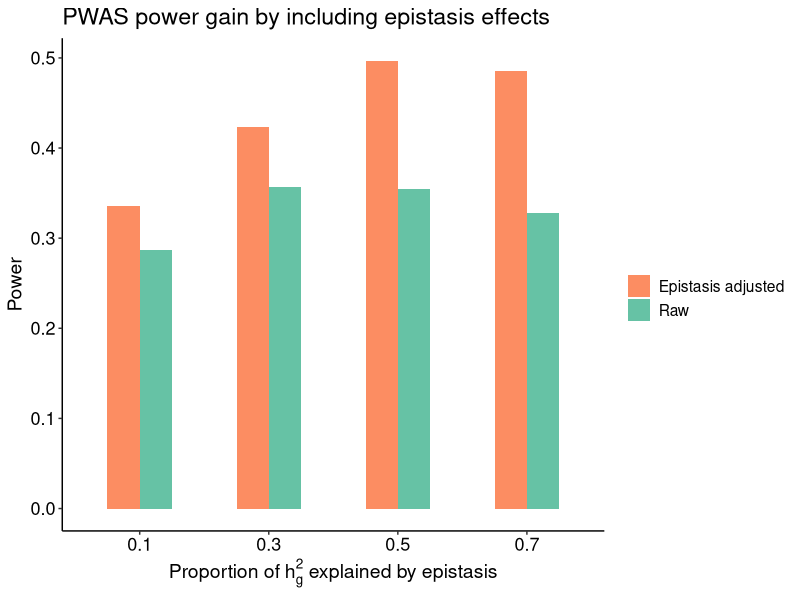

Generate this figure with R:
setwd('/project/xuanyao/jinghui')
library(ggplot2)
library(RColorBrewer)

###### when the true effect size of target is not zero
nsim = 1000
N = 20000 # number of individuals
h2_reg = 0.2 # regulator h2

res_coef = 4 # residual var is 4 times genetic var
train_set = 1:5000
test_set = 5001:10000
pwas_set = 10001:20000

h2_target_cis = 0.1 # target cis var is 0.1 of the total genetic var
h2_target_trans_all = c(0.8, 0.6, 0.4, 0.2) # target trans var is 0.8 of the total genetic var
h2_target_inter_all = c(0.1, 0.3, 0.5, 0.7) # target interaction var is 0.1 of the total genetic var

power_raw = c()
power_epi_adj = c()

for (n in 1:4) {
  h2_target_trans = h2_target_trans_all[n]
  h2_target_inter = h2_target_inter_all[n]
  
  pwas_coef_raw = c()
  pwas_p_raw = c()
  pwas_coef_wo_reg_center = c()
  pwas_p_wo_reg_center = c()
  
  for (i in 1:nsim) {
    reg_snp1 = rbinom(N, 2, 0.2) # regulator cis SNP1
    reg_snp2 = rbinom(N, 2, 0.2) # regulator cis SNP2
    reg_snp3 = rbinom(N, 2, 0.2) # regulator cis SNP3
    
    target_snp1 = rbinom(N, 2, 0.2) # target cis SNP1
    target_snp2 = rbinom(N, 2, 0.2) # target cis SNP2
    target_snp3 = rbinom(N, 2, 0.2) # target cis SNP3
    
    beta_reg = rnorm(3)
    reg_cis = reg_snp1*beta_reg[1] + reg_snp2*beta_reg[2] + reg_snp3*beta_reg[3]
    var_reg_e = (1 - h2_reg)/h2_reg * var(reg_cis)
    reg = reg_cis + rnorm(N, 0, sqrt(var_reg_e))
    
    beta_target = rnorm(3)
    target_cis = target_snp1*beta_target[1] + target_snp2*beta_target[2] +
      target_snp3*beta_target[3]
    
    target_cis_var = var(target_cis)
    add_eff = sqrt(target_cis_var * (h2_target_trans/h2_target_cis) / var(reg))  # regulator effect on target
    inter_eff = sqrt(target_cis_var * (h2_target_inter/h2_target_cis) / var(reg * target_cis)) # interaction effect
    var_target_e = res_coef * var(target_cis + add_eff * reg + inter_eff * reg * target_cis)
    target = target_cis + add_eff * reg +
      inter_eff * reg * target_cis + rnorm(N, 0, sqrt(var_target_e)) # target expression
    ## normalize expression
    reg = (reg - mean(reg))/sd(reg)
    target = (target - mean(target))/sd(target)
    
    trait_eff = 5 # regulator effect on the phenotype. In real data, slope of ALP on ABO expression is -5
    target_eff = 2 # target effect on the phenotype.
    Y = trait_eff * reg + target_eff * target + rnorm(N,0,20) # Y is the phenotype. In real data, the regression residual var is 26
    Y_center = Y - mean(Y)
    
    ## training testing split
    reg_train = reg[train_set]
    reg_snp1_train = reg_snp1[train_set]
    reg_snp2_train = reg_snp2[train_set]
    reg_snp3_train = reg_snp3[train_set]
    
    reg_snp1_test = reg_snp1[test_set]
    reg_snp2_test = reg_snp2[test_set]
    reg_snp3_test = reg_snp3[test_set]
    
    reg_snp1_pwas = reg_snp1[pwas_set]
    reg_snp2_pwas = reg_snp2[pwas_set]
    reg_snp3_pwas = reg_snp3[pwas_set]
    
    target_train = target[train_set]
    target_snp1_train = target_snp1[train_set]
    target_snp2_train = target_snp2[train_set]
    target_snp3_train = target_snp3[train_set]
    
    target_test = target[test_set]
    target_snp1_test = target_snp1[test_set]
    target_snp2_test = target_snp2[test_set]
    target_snp3_test = target_snp3[test_set]
    
    target_snp1_pwas = target_snp1[pwas_set]
    target_snp2_pwas = target_snp2[pwas_set]
    target_snp3_pwas = target_snp3[pwas_set]
    
    ## predicting cis-regulatory component
    fit_reg = lm(reg_train ~ reg_snp1_train + reg_snp2_train + reg_snp3_train)
    reg_coef = summary(fit_reg)$coefficients
    
    reg_hat = reg_coef[1,1] + reg_coef[2,1] * reg_snp1_test + reg_coef[3,1] * reg_snp2_test +
      reg_coef[4,1] * reg_snp3_test
    reg_hat_center = reg_hat - mean(reg_hat)
    
    reg_hat_pwas = reg_coef[1,1] + reg_coef[2,1] * reg_snp1_pwas + reg_coef[3,1] * reg_snp2_pwas +
      reg_coef[4,1] * reg_snp3_pwas
    reg_hat_pwas_center = reg_hat_pwas - mean(reg_hat_pwas)
    
    fit_target = lm(target_train ~ target_snp1_train + target_snp2_train + target_snp3_train)
    target_coef = summary(fit_target)$coefficients
    
    target_hat = target_coef[1,1] + target_coef[2,1] * target_snp1_test + target_coef[3,1] * target_snp2_test +
      target_coef[4,1] * target_snp3_test
    target_hat_center = target_hat - mean(target_hat)
    
    target_hat_pwas = target_coef[1,1] + target_coef[2,1] * target_snp1_pwas + target_coef[3,1] * target_snp2_pwas +
      target_coef[4,1] * target_snp3_pwas
    target_hat_pwas_center = target_hat_pwas - mean(target_hat_pwas)
    
    ## predicting target by incorporating epistasis
    fit_target_epi = lm(target_test ~ target_hat * reg_hat)
    fit_target_epi_center = lm(target_test ~ target_hat_center * reg_hat_center)
    target_epi_coef = summary(fit_target_epi)$coefficients
    target_epi_center_coef = summary(fit_target_epi_center)$coefficients
    # without regulator additive part
    target_pwas1_center = target_epi_center_coef[1,1] + target_epi_center_coef[2,1] * target_hat_pwas_center +
      target_epi_center_coef[4,1] * target_hat_pwas_center * reg_hat_pwas_center
    
    ## PWAS of two models
    Y_pwas = Y[pwas_set]
    
    pwas0 = lm(Y_pwas ~ target_hat_pwas)
    pwas1_center = lm(Y_pwas ~ target_pwas1_center)
    
    pwas_coef_raw[i] = summary(pwas0)$coefficients[2,1]
    pwas_p_raw[i] = summary(pwas0)$coefficients[2,4]
    
    pwas_coef_wo_reg_center[i] = summary(pwas1_center)$coefficients[2,1]
    pwas_p_wo_reg_center[i] = summary(pwas1_center)$coefficients[2,4]
  }
  power_raw[n] = sum(pwas_p_raw < 0.05)
  power_epi_adj[n] = sum(pwas_p_wo_reg_center < 0.05)
}


power_plt = data.frame(power = c(power_raw, power_epi_adj)/nsim,
                       group = rep(c('Raw', 'Epistasis adjusted'),
                                   each = 4),
                       epi_h2 = c(0.1, 0.3, 0.5, 0.7))
ggplot(power_plt, aes(x = as.factor(epi_h2), y = power, fill = group)) +
  geom_bar(stat="identity", position=position_dodge(), width = 0.5) +
  labs(x = expression("Proportion of h"[g]^2 *" explained by epistasis"), y = "Power",
       title = "PWAS power gain by including epistasis effects", fill = '') +
  scale_fill_manual(values = brewer.pal(8, "Set2")[c(2,1)]) +
  theme(text = element_text(size=14, colour = "black"),
        axis.text.x = element_text(colour = "black", size = 13),
        axis.text.y = element_text(colour = "black", size = 13),
        axis.line = element_line(colour = "black"),
        panel.grid.major = element_blank(),
        panel.grid.minor = element_blank(),
        panel.border = element_blank(),
        panel.background = element_blank())
